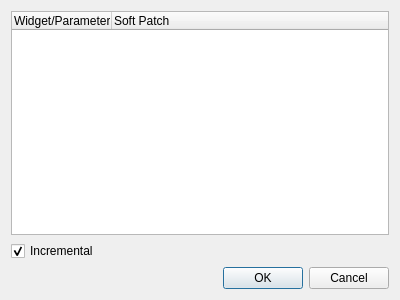
<?xml version="1.0" encoding="UTF-8"?>
<ui version="4.0">
 <class>VCMultiPatchEditor</class>
 <widget class="QDialog" name="VCMultiPatchEditor">
  <property name="geometry">
   <rect>
    <x>0</x>
    <y>0</y>
    <width>400</width>
    <height>300</height>
   </rect>
  </property>
  <property name="windowTitle">
   <string>Multi-Patch Editor</string>
  </property>
  <layout class="QVBoxLayout" name="verticalLayout">
   <item>
    <widget class="QTreeWidget" name="m_tree">
     <property name="selectionMode">
      <enum>QAbstractItemView::ExtendedSelection</enum>
     </property>
     <column>
      <property name="text">
       <string>Widget/Parameter</string>
      </property>
     </column>
     <column>
      <property name="text">
       <string>Soft Patch</string>
      </property>
     </column>
    </widget>
   </item>
   <item>
    <widget class="QCheckBox" name="m_incrementalCheck">
     <property name="text">
      <string>Incremental</string>
     </property>
     <property name="checked">
      <bool>true</bool>
     </property>
    </widget>
   </item>
   <item>
    <widget class="QDialogButtonBox" name="m_buttonBox">
     <property name="orientation">
      <enum>Qt::Horizontal</enum>
     </property>
     <property name="standardButtons">
      <set>QDialogButtonBox::Cancel|QDialogButtonBox::Ok</set>
     </property>
    </widget>
   </item>
  </layout>
 </widget>
 <resources/>
 <connections>
  <connection>
   <sender>m_buttonBox</sender>
   <signal>accepted()</signal>
   <receiver>VCMultiPatchEditor</receiver>
   <slot>accept()</slot>
   <hints>
    <hint type="sourcelabel">
     <x>248</x>
     <y>254</y>
    </hint>
    <hint type="destinationlabel">
     <x>157</x>
     <y>274</y>
    </hint>
   </hints>
  </connection>
  <connection>
   <sender>m_buttonBox</sender>
   <signal>rejected()</signal>
   <receiver>VCMultiPatchEditor</receiver>
   <slot>reject()</slot>
   <hints>
    <hint type="sourcelabel">
     <x>316</x>
     <y>260</y>
    </hint>
    <hint type="destinationlabel">
     <x>286</x>
     <y>274</y>
    </hint>
   </hints>
  </connection>
 </connections>
</ui>
